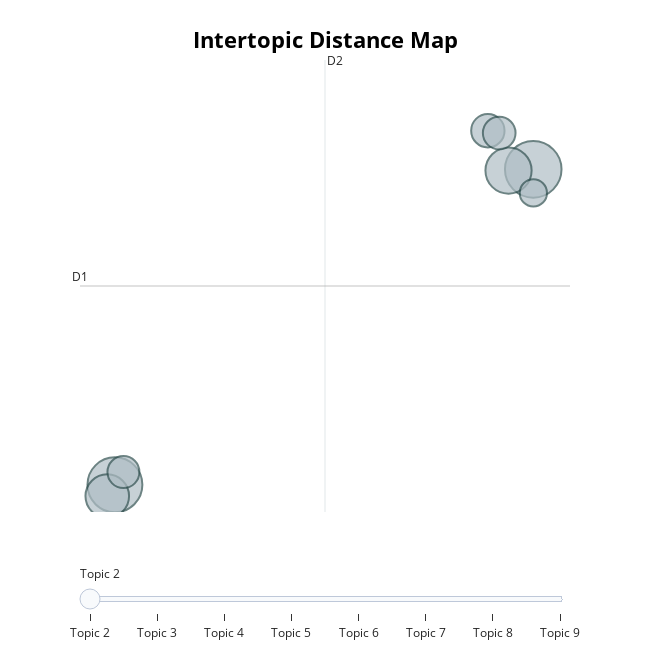

Notebook code for this chart:
### Markdown cell above
They're all pretty highly correlated which makes sense as abuses trend to track together.

### Code cell
topic_model.visualize_topics([1,2,3,4,5,6,7,8,9])

### Figure 1 — Plotly figure (JSON) as saved in the notebook; plotly's stock layout.template omitted (floating-point values rounded to 4 significant figures)
{"data": [{"customdata": [[2, "إصابات | من | وبسؤاله | في | عما", 69], [3, "عايز | بطلب | أهلي | زيارة | علي", 65], [4, "في | فى | من | علي | جسمي", 46], [5, "السجن | من | بطلب | في | المعاملة", 41], [6, "لمس أعضاءها | اثناء التحقيق | وتهديدها بالاغتصاب | وصدرها | وصدرها وتهديدها", 24], [7, "ده | اللي | في | حاجة | هي", 23], [8, "اتعرض علي | علي | اتعرض | عندي | عايز", 22], [9, "تم | الى | فى | وانه | من", 16]], "hovertemplate": "<b>Topic %{customdata[0]}</b><br>Words: %{customdata[1]}<br>Size: %{customdata[2]}", "legendgroup": "", "marker": {"color": "#B0BEC5", "line": {"color": "DarkSlateGrey", "width": 2}, "size": [69, 65, 46, 41, 24, 23, 22, 16], "sizemode": "area", "sizeref": 0.04312, "symbol": "circle"}, "mode": "markers", "name": "", "orientation": "v", "showlegend": false, "type": "scatter", "x": [9.108, -6.498, 8.186, -6.783, 7.415, 7.838, -6.18, 9.113], "xaxis": "x", "y": [10.84, 2.939, 10.81, 2.655, 11.81, 11.75, 3.257, 10.25], "yaxis": "y"}], "layout": {"annotations": [{"showarrow": false, "text": "D1", "x": -7.801, "y": 7.916, "yshift": 10}, {"showarrow": false, "text": "D2", "x": 1.339, "xshift": 10, "y": 13.58}], "height": 650, "hoverlabel": {"bgcolor": "white", "font": {"family": "Rockwell", "size": 16}}, "legend": {"itemsizing": "constant", "tracegroupgap": 0}, "margin": {"t": 60}, "shapes": [{"line": {"color": "#CFD8DC", "width": 2}, "type": "line", "x0": 1.339, "x1": 1.339, "y0": 2.257, "y1": 13.58}, {"line": {"color": "#9E9E9E", "width": 2}, "type": "line", "x0": -7.801, "x1": 10.48, "y0": 7.916, "y1": 7.916}], "sliders": [{"active": 0, "pad": {"t": 50}, "steps": [{"args": [{"marker.color": [["red", "#B0BEC5", "#B0BEC5", "#B0BEC5", "#B0BEC5", "#B0BEC5", "#B0BEC5", "#B0BEC5"]]}], "label": "Topic 2", "method": "update"}, {"args": [{"marker.color": [["#B0BEC5", "red", "#B0BEC5", "#B0BEC5", "#B0BEC5", "#B0BEC5", "#B0BEC5", "#B0BEC5"]]}], "label": "Topic 3", "method": "update"}, {"args": [{"marker.color": [["#B0BEC5", "#B0BEC5", "red", "#B0BEC5", "#B0BEC5", "#B0BEC5", "#B0BEC5", "#B0BEC5"]]}], "label": "Topic 4", "method": "update"}, {"args": [{"marker.color": [["#B0BEC5", "#B0BEC5", "#B0BEC5", "red", "#B0BEC5", "#B0BEC5", "#B0BEC5", "#B0BEC5"]]}], "label": "Topic 5", "method": "update"}, {"args": [{"marker.color": [["#B0BEC5", "#B0BEC5", "#B0BEC5", "#B0BEC5", "red", "#B0BEC5", "#B0BEC5", "#B0BEC5"]]}], "label": "Topic 6", "method": "update"}, {"args": [{"marker.color": [["#B0BEC5", "#B0BEC5", "#B0BEC5", "#B0BEC5", "#B0BEC5", "red", "#B0BEC5", "#B0BEC5"]]}], "label": "Topic 7", "method": "update"}, {"args": [{"marker.color": [["#B0BEC5", "#B0BEC5", "#B0BEC5", "#B0BEC5", "#B0BEC5", "#B0BEC5", "red", "#B0BEC5"]]}], "label": "Topic 8", "method": "update"}, {"args": [{"marker.color": [["#B0BEC5", "#B0BEC5", "#B0BEC5", "#B0BEC5", "#B0BEC5", "#B0BEC5", "#B0BEC5", "red"]]}], "label": "Topic 9", "method": "update"}]}], "title": {"font": {"color": "Black", "size": 22}, "text": "<b>Intertopic Distance Map", "x": 0.5, "xanchor": "center", "y": 0.95, "yanchor": "top"}, "width": 650, "xaxis": {"anchor": "y", "domain": [0, 1], "range": [-7.801, 10.48], "title": {"text": ""}, "visible": false}, "yaxis": {"anchor": "x", "domain": [0, 1], "range": [2.257, 13.58], "title": {"text": ""}, "visible": false}}}
